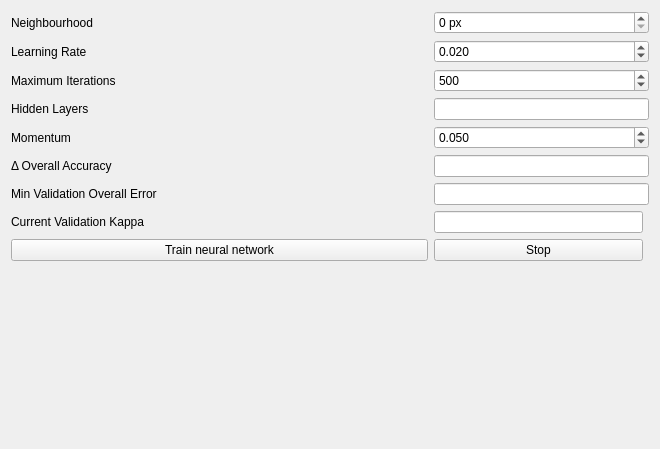
<?xml version="1.0" encoding="UTF-8"?>
<ui version="4.0">
 <class>Widget</class>
 <widget class="QWidget" name="Widget">
  <property name="geometry">
   <rect>
    <x>0</x>
    <y>0</y>
    <width>660</width>
    <height>449</height>
   </rect>
  </property>
  <property name="windowTitle">
   <string/>
  </property>
  <layout class="QGridLayout" name="gridLayout_2">
   <item row="1" column="0">
    <spacer name="verticalSpacer">
     <property name="orientation">
      <enum>Qt::Vertical</enum>
     </property>
     <property name="sizeHint" stdset="0">
      <size>
       <width>20</width>
       <height>77</height>
      </size>
     </property>
    </spacer>
   </item>
   <item row="0" column="0">
    <layout class="QGridLayout" name="gridLayout" columnstretch="2,1,0">
     <item row="6" column="1" colspan="2">
      <widget class="QLineEdit" name="leValidationError">
       <property name="readOnly">
        <bool>true</bool>
       </property>
      </widget>
     </item>
     <item row="4" column="0">
      <widget class="QLabel" name="label_9">
       <property name="text">
        <string>Momentum</string>
       </property>
      </widget>
     </item>
     <item row="1" column="0">
      <widget class="QLabel" name="label_2">
       <property name="text">
        <string>Learning Rate</string>
       </property>
      </widget>
     </item>
     <item row="0" column="0">
      <widget class="QLabel" name="label">
       <property name="text">
        <string>Neighbourhood</string>
       </property>
      </widget>
     </item>
     <item row="6" column="0">
      <widget class="QLabel" name="label_10">
       <property name="text">
        <string>Min Validation Overall Error</string>
       </property>
      </widget>
     </item>
     <item row="3" column="0">
      <widget class="QLabel" name="label_5">
       <property name="text">
        <string>Hidden Layers</string>
       </property>
      </widget>
     </item>
     <item row="2" column="1" colspan="2">
      <widget class="QSpinBox" name="spnMaxIterations">
       <property name="minimum">
        <number>1</number>
       </property>
       <property name="maximum">
        <number>1000000</number>
       </property>
       <property name="singleStep">
        <number>10</number>
       </property>
       <property name="value">
        <number>500</number>
       </property>
      </widget>
     </item>
     <item row="0" column="1" colspan="2">
      <widget class="QSpinBox" name="spnNeigbourhood">
       <property name="suffix">
        <string> px</string>
       </property>
       <property name="minimum">
        <number>0</number>
       </property>
       <property name="maximum">
        <number>99</number>
       </property>
      </widget>
     </item>
     <item row="4" column="1" colspan="2">
      <widget class="QDoubleSpinBox" name="spnMomentum">
       <property name="decimals">
        <number>3</number>
       </property>
       <property name="minimum">
        <double>0.001000000000000</double>
       </property>
       <property name="maximum">
        <double>1.000000000000000</double>
       </property>
       <property name="singleStep">
        <double>0.005000000000000</double>
       </property>
       <property name="value">
        <double>0.050000000000000</double>
       </property>
      </widget>
     </item>
     <item row="2" column="0">
      <widget class="QLabel" name="label_3">
       <property name="text">
        <string>Maximum Iterations</string>
       </property>
      </widget>
     </item>
     <item row="5" column="1" colspan="2">
      <widget class="QLineEdit" name="leDeltaRMS">
       <property name="readOnly">
        <bool>true</bool>
       </property>
      </widget>
     </item>
     <item row="3" column="1" colspan="2">
      <widget class="QLineEdit" name="leTopology"/>
     </item>
     <item row="1" column="1" colspan="2">
      <widget class="QDoubleSpinBox" name="spnLearnRate">
       <property name="decimals">
        <number>3</number>
       </property>
       <property name="minimum">
        <double>0.001000000000000</double>
       </property>
       <property name="maximum">
        <double>1.000000000000000</double>
       </property>
       <property name="singleStep">
        <double>0.005000000000000</double>
       </property>
       <property name="value">
        <double>0.020000000000000</double>
       </property>
      </widget>
     </item>
     <item row="7" column="1">
      <widget class="QLineEdit" name="leKappa">
       <property name="readOnly">
        <bool>true</bool>
       </property>
      </widget>
     </item>
     <item row="7" column="0">
      <widget class="QLabel" name="label_6">
       <property name="text">
        <string>Current Validation Kappa</string>
       </property>
      </widget>
     </item>
     <item row="5" column="0">
      <widget class="QLabel" name="label_4">
       <property name="text">
        <string>Δ Overall Accuracy</string>
       </property>
      </widget>
     </item>
     <item row="10" column="1">
      <widget class="QPushButton" name="btnStop">
       <property name="text">
        <string>Stop</string>
       </property>
      </widget>
     </item>
     <item row="10" column="0">
      <widget class="QPushButton" name="btnTrainNetwork">
       <property name="text">
        <string>Train neural network</string>
       </property>
      </widget>
     </item>
    </layout>
   </item>
   <item row="0" column="1" rowspan="2">
    <layout class="QVBoxLayout" name="layoutPlot"/>
   </item>
  </layout>
  <zorder>verticalSpacer</zorder>
  <zorder></zorder>
 </widget>
 <resources/>
 <connections/>
</ui>
